Frame 1 (no input): blank canvas, image omitted
Frame 60 (the mouse pressed at the canvas centre just before this capture): blank canvas, image omitted
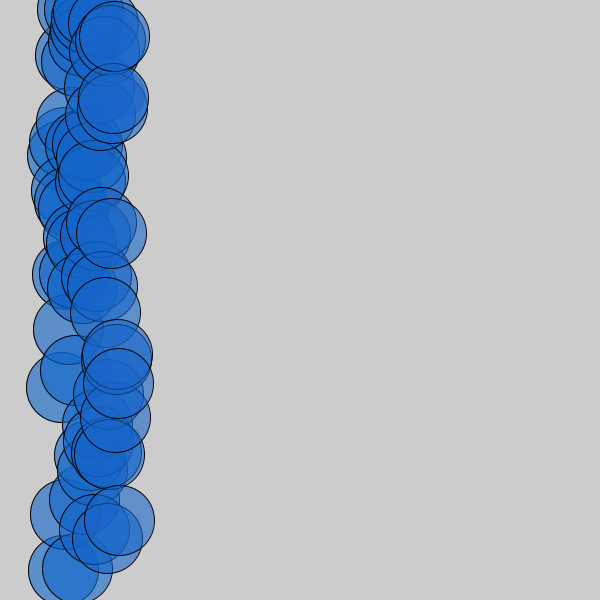
Frame 120 (the mouse held since frame 60 and released just before this capture)

The Processing sketch whose frames 1 and 60 were blank and that drew this single picture after the mouse press (run headless with seeded random() and noise(); from frame 60 on, the mouse is pressed at the canvas centre):

// Processing sketch: Day_2_sketch
// ── Day_2_sketch.pde
float x = 1;
float b = 0;

void setup() {
  size(600,600);
  fill(225,225,225,25);
  
}

void keyPressed() {
  b = random(255);
}

void draw() { 
  //1st region
  if (x < 120 && mousePressed) {
    fill(x/5,100,200,150);
    ellipse(x,random(600),70,70);
  }
    
    x = x + 1;
  //2nd region 
  if (x > 120 && x < 240 && mousePressed) {
    fill(x/5,100,200,120);
    noStroke();
    ellipse(x,random(600),50,50);
    
    x = x + 1;
  }
  //3rd region
  if (x > 240 && x < 360 && mousePressed) {
    fill(x/5,100,200,90);
    stroke(0);
    ellipse(x,random(600),30,30);
    
    x = x + 1;
  }
  //4th region
  if (x > 360 && x < 480 && mousePressed) {
    fill(x/5,100,200,60);
    noStroke();
    ellipse(x,random(600),50,50);
    
    x = x + 1;
  }
  //5th region
  if (x > 480 && x < 600 && mousePressed) {
    fill(x/5,100,200,30);
    stroke(0);
    ellipse(x,random(600),70,70);
    
    x = x + 1;
  }
  
  if (x > 600 && x < 2000) {
    fill(100,b,100,30);
    ellipse(random(600),random(600),40,20);
  }
  
  if (x > 2000 && mousePressed) {
    fill(100,100,b,30);
    noStroke();
    ellipse(random(600),random(600),40,40);
  }
  
  if (x >= 2400 && x < 2401 ) {
    fill(0,100,200,150);
    ellipse(100,100,100,50);
  }
  
  if (x >= 2700 && x < 2701 ) {
    fill(120,100,200,150);
    ellipse(300,300,100,100);
  }
  
  if (x >= 3000 && x < 3001) {
    fill(60,100,200,150);
    ellipse(500,500,100,50);
  }
  
  println(x);
  
}
